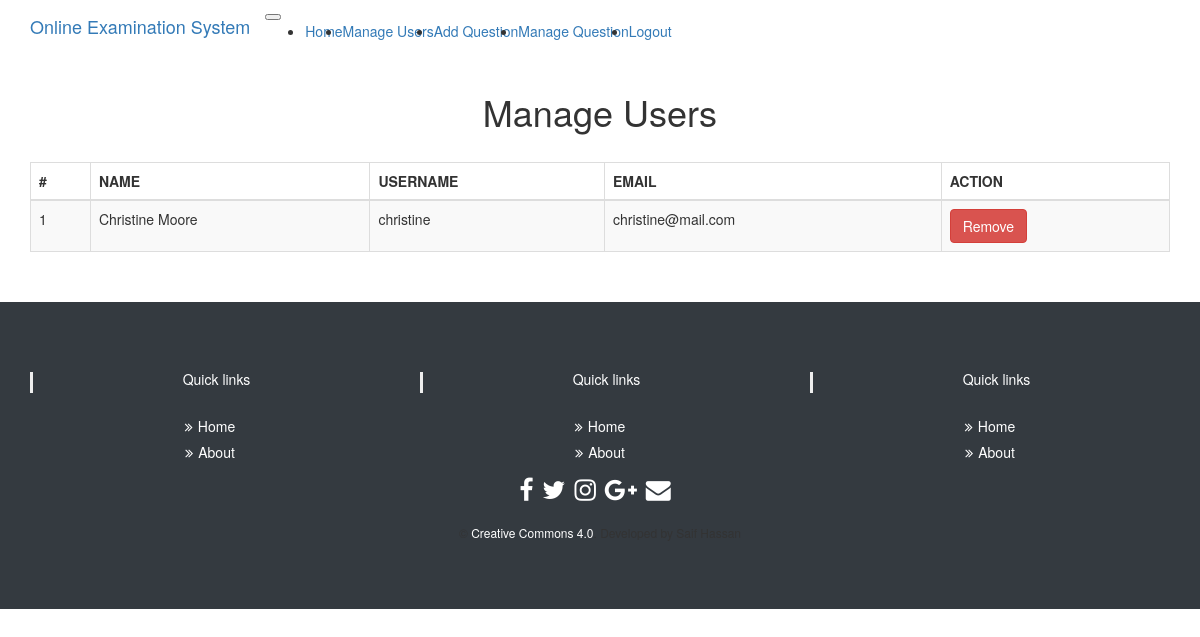
The app's page /admin/users.php (signed in) with its own data.
### tables this page shows
CREATE TABLE `tbl_user` (
  `userId` int(11) NOT NULL,
  `name` varchar(50) NOT NULL,
  `userName` varchar(32) NOT NULL,
  `password` varchar(100) NOT NULL,
  `email` varchar(32) NOT NULL,
  `status` int(11) NOT NULL DEFAULT '0'
);

### lib/Database.php (called while the page is built, shortened)
<?php
Class Database{
	public $host   = DB_HOST;
	public $user   = DB_USER;
	public $pass   = DB_PASS;
	public $dbname = DB_NAME;
	public $link;
	private function connectDB(){
	$this->link = new mysqli($this->host, $this->user, $this->pass, $this->dbname);
 }
	public function select($query){
		$result = $this->link->query($query) or die($this->link->error.__LINE__);
		if($result->num_rows > 0){
			return $result;
		} else {
			return false;
		}
	}
}

### classes/User.php (called while the page is built, shortened)
<?php
$filepath = realpath(dirname(__FILE__));
include_once ($filepath.'/../lib/Database.php');
class User{
	private $db;
	public function __construct(){
		$this->db = new Database();
	}
      public function getUserData(){
        $query  = "SELECT * FROM tbl_user ORDER BY userId DESC";
        $result = $this->db->select($query);
        return $result;
      }
 }

### admin/users.php (the view, shortened to what this page needs)
<?php
    $filepath = realpath(dirname(__FILE__));
	include_once ($filepath.'/inc/header.php');
	include_once ($filepath.'/../classes/User.php');
	$user = new User();
?>
    <div class="container">
        <div class="row">
            <div class="col-lg-12 text-center">
                <h1 class="mt-5">Manage Users</h1>
                <br/>
            </div>
            <div class="col-lg-12">
                <table class="table table-striped table-bordered table-hover">
                    <thead>
                    <tr>
                        <th>#</th>
                        <th>NAME</th>
                        <th>USERNAME</th>
                        <th>EMAIL</th>
                        <th>ACTION</th>
                    </tr>
                    </thead>
                <tbody>
                    <?php
                    $userData = $user->getUserData();
                    if ($userData) {
                        $i = 0;
                        while ($result = $userData->fetch_assoc()) {
                            $i++;
                            ?>
                            <tr>
                                <td><?php
                                    if ($result['status'] == '1') {
                                        echo "<span class='error'>".$i."</span>";
                                    }else{
                                        echo $i;
                                    }
                                    ?></td>
                                <td><?php echo $result['name']; ?></td>
                                <td><?php echo $result['userName']; ?></td>
                                <td><?php echo $result['email']; ?></td>
                                <td>
                                    <a class="btn btn-danger" onclick="return confirm('Are you sure to Delete?')" href="?del=<?php echo $result['userId']; ?>">Remove</a>
                                </td>
                            </tr>
                        <?php } } ?>
                </table>
            </div>
        </div>
    </div>
<?php include '../inc/footer.php'; ?>

### records on screen
tbl_user: name "Christine Moore", userName "christine", email "christine@mail.com"
